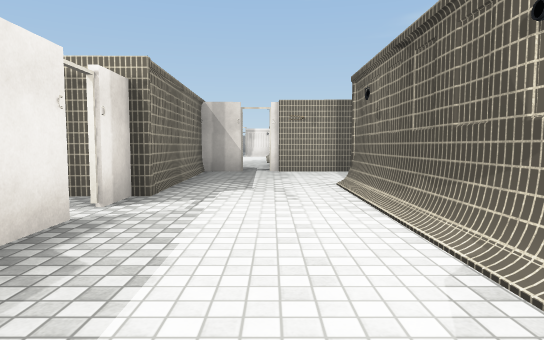
View 1 (above)

14 first-person views from a walk through a scene from a Unity 3-D project. The camera is 1.2 m above the floor, tilts 4° down and sees 75° across. Doors are open. The floor is counted in squares, 2 m on a side. Each view is taken from the middle of a square. On the plan, view 1 faces up. The plan holds only what a view shows up to about 10 squares ahead; the rest is blank. The place goes on beyond the plan. The player character is not drawn. Some surface patterns are stand-ins.

View 2
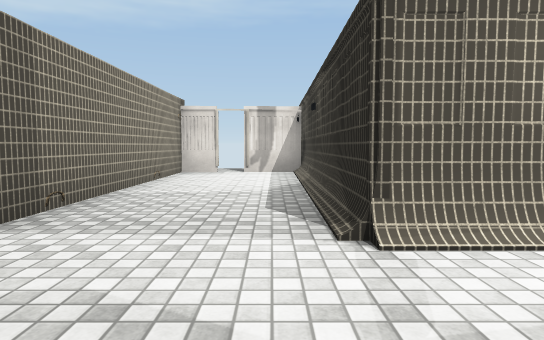

View 3
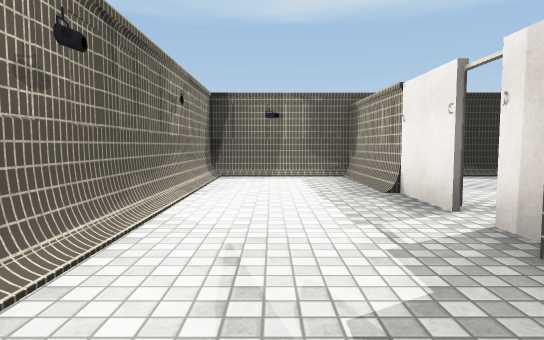

View 4
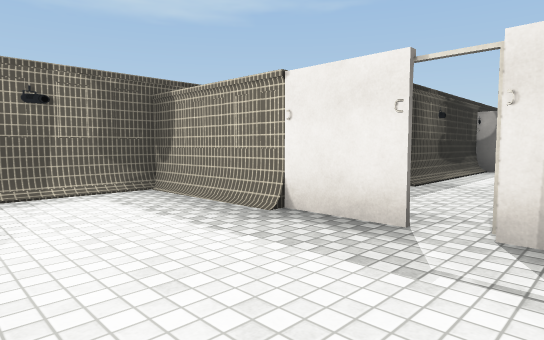

View 5
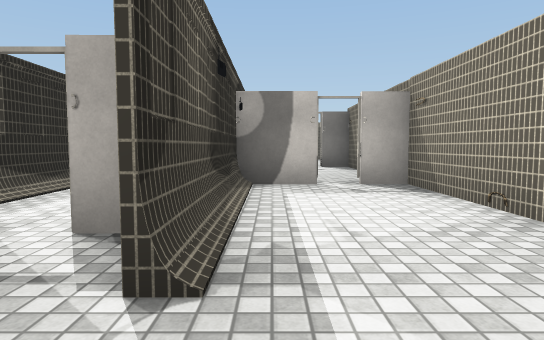

View 6
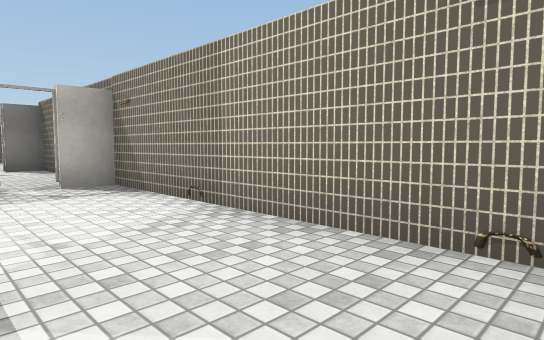

View 7
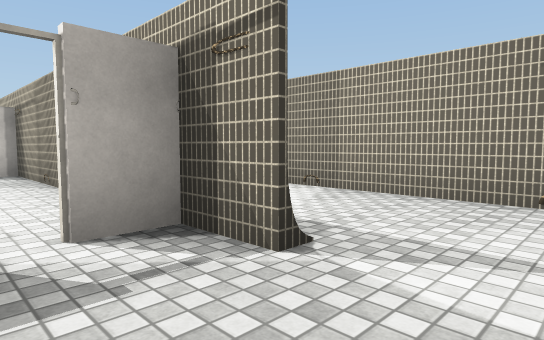

View 8
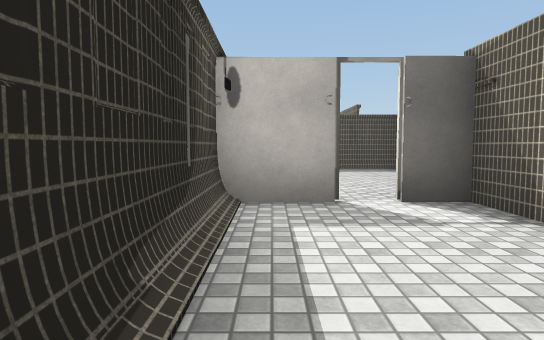

View 9
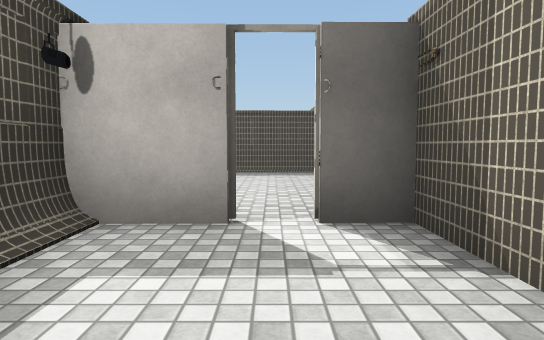

View 10
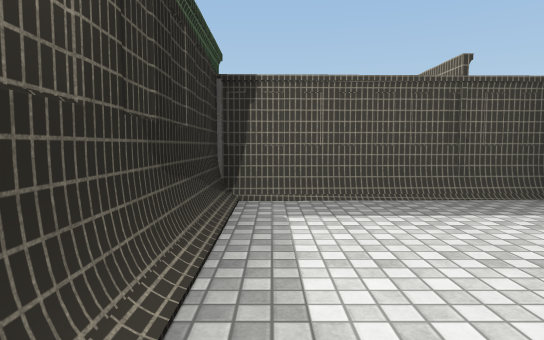

View 11
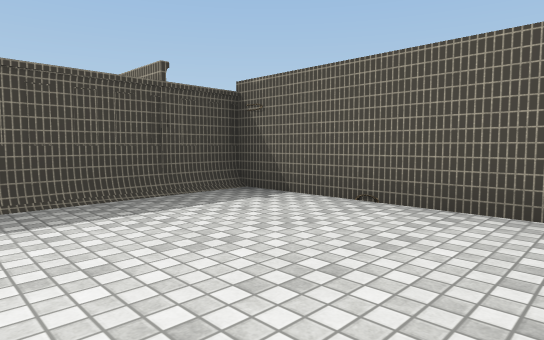

View 12
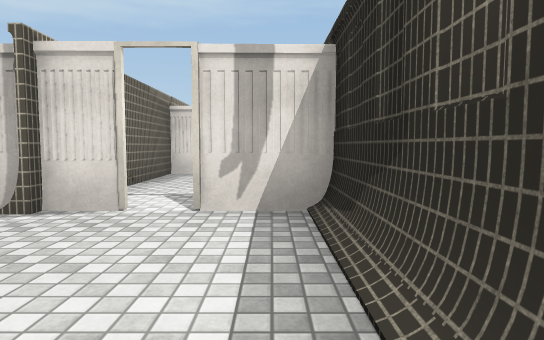

View 13
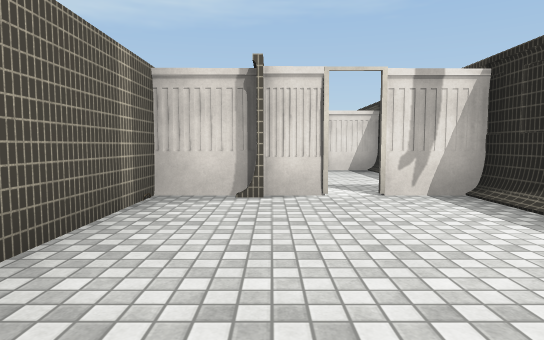

View 14
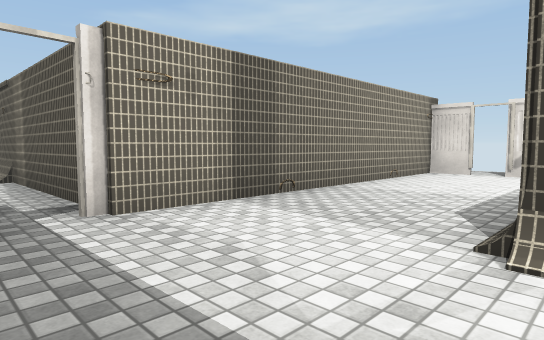

### Floor plan
Points are (right, up) in squares from view 1. A wall is a line through its corners. A room is listed if a view was taken in it or the views show most of it. See-through windows are left out.
Room 1 (views 1, 2, 3, 4, 14)
walls: (-1.6, 4.2) (-1.6, 3.4); (-1.6, 2.9) (-1.6, -1) (1.2, -1) (1.2, 5.3) (8, 5.3); (-0.6, 8.1) (-1.7, 8.1) (-1.6, 4.4); (7, 5.2) (6.9, 6.6); (6.9, 7.1) (6.9, 8) (-0.1, 8.1)
ways out: open door at (-2, 3) to room 2; open door at (-0.5, 8); open door at (7, 7)
Room 2 (views 5, 6, 7)
walls: (-5.4, 1.4) (-5.4, 0.6); (-4.6, -1) (-3.7, -1); (-8.1, 1.5) (-4.4, 1.5); (-8.4, 2.8) (-8.4, 1.4); (-1.4, 4.1) (-8.6, 4.1)
ways out: open door at (-2, 3) to room 1; open door at (-8.5, 3) to room 3; open door at (-5, 0)
Room 3 (views 8, 9)
walls: (-12.7, 2.7) (-12.7, 1.4); (-13.1, 1.4) (-8.1, 1.5); (-8.5, 1.4) (-8.5, 2.7); (-12.7, 4.2) (-12.7, 3.2); (-8.6, 4.1) (-13, 4.1)
ways out: open door at (-8.5, 3) to room 2; open door at (-13, 3) to room 4
Room 4 (views 10, 11, 12, 13)
walls: (-12.8, 3.2) (-12.8, 5.4) (-18.1, 5.4) (-18, 1.4) (-13.1, 1.4); (-12.7, 1.4) (-12.8, 2.7)
ways out: open door at (-13, 3) to room 3

Positions as (right, up) in squares from view 1, and headings:
1: (0, 0), facing up
2: (-1, 6), facing right
3: (0, 6), facing down
4: (1, 4), facing down-left
5: (-3, 2), facing left
6: (-3, 2), facing up-left
7: (-3, 0), facing up-left
8: (-9, 2), facing left
9: (-10, 3), facing left
10: (-14, 2), facing left
11: (-14, 2), facing up-left
12: (-16, 2), facing right
13: (-17, 4), facing right
14: (-1, 5), facing up-right
